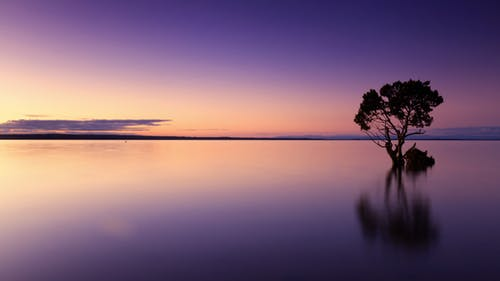
#> input picture Interpolation-Inverse Mapping/pexels.jpeg, 500 x 281 px
$ python interpolation.py
#> lines starting #> are read from the running program, lines starting #| are printed output that depends on the picture
import cv2
import numpy
import math

a=math.pi/4

img = cv2.imread("pexels.jpeg")
#> img is the input picture: shape (281, 500, 3); mean B, G, R 119.3, 98.8, 130.3
dim = img.shape
#> dim = (281, 500, 3)

imgt = numpy.zeros((int(abs(dim[0]*math.cos(a))+abs(dim[1]*math.sin(a))),int(abs(dim[0]*math.sin(a))+abs(dim[1]*math.cos(a))),3), numpy.uint8)
dimt = imgt.shape
#> dimt = (552, 552, 3)

imgf = numpy.zeros((int(abs(dimt[0]*math.cos(a))+abs(dimt[1]*math.sin(a)))+1,int(abs(dimt[0]*math.sin(a))+abs(dimt[1]*math.cos(a)))+1,3), numpy.uint8)
dimf = imgf.shape
#> dimf = (781, 781, 3)

org=[0,0]
org[0]=((dimf[0]-dim[0]-1)//2)
org[1]=((dimf[1]-dim[1]-1)//2)

for i in range(dim[0]):
	for j in range(dim[1]):
		imgf[i+org[0]][j+org[1]]=img[i][j]
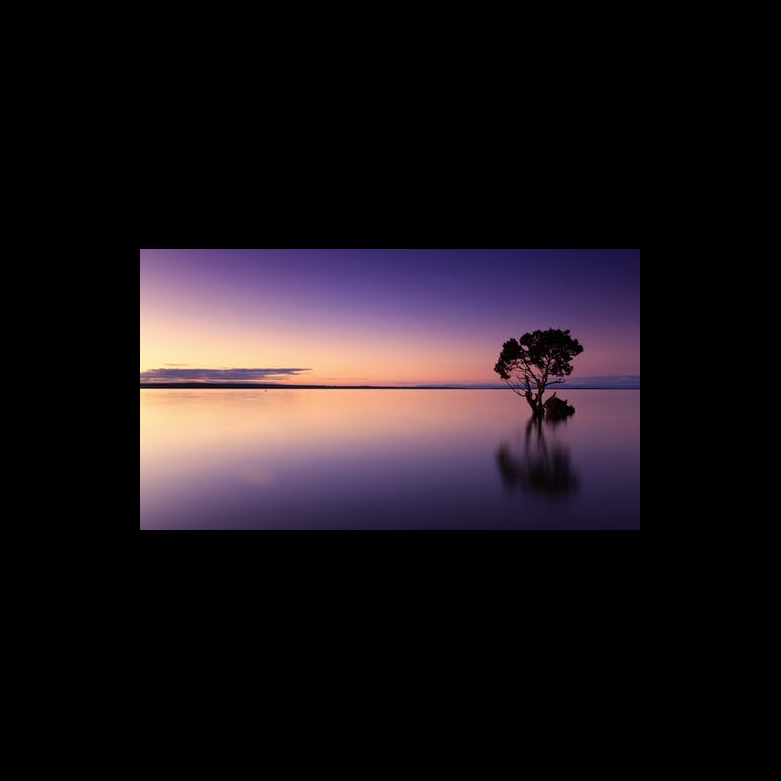
#> imgf: shape (781, 781, 3); mean B, G, R 27.5, 22.8, 30

pos = numpy.zeros((dimt[0]*dimt[1],2), numpy.uint16)

k=0
for i in range(dimt[0]):
	for j in range(dimt[1]):
		pos[k]=[i,j]
		k+=1
#> after the loop, k = 304704

mat = numpy.array([[math.cos(-a),-math.sin(-a)],[math.sin(-a),math.cos(-a)]])
newPos=numpy.dot(pos,mat)
pos=newPos.copy()

minx=pos.min(axis=0)
#> minx = [-389.6, 0]

#1
for i in range(k):
	pos[i][0]+=(-minx[0])
	pos[i][1]+=(-minx[1])
	pos[i][0]=(round(pos[i][0]))
	pos[i][1]=(round(pos[i][1]))
	k-=1
#> after the loop, k = 0

pos=pos.astype(int)

k=0
for i in range(dimt[0]):
	for j in range(dimt[1]):
		imgt[i][j]=imgf[pos[k][0]][pos[k][1]]
		k+=1
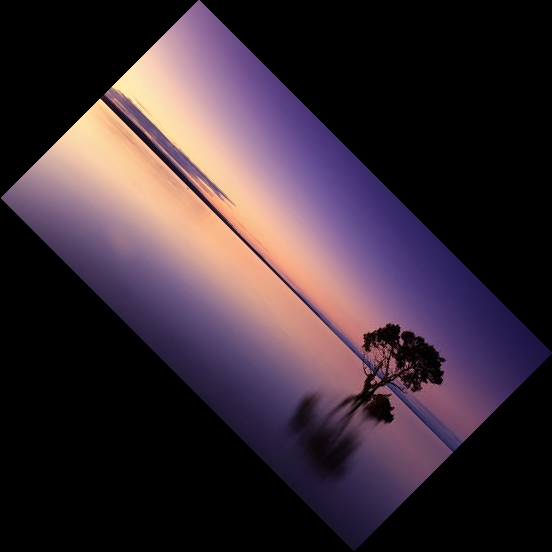
#> imgt: shape (552, 552, 3); mean B, G, R 54.9, 45.5, 60
#> after the loop, k = 304704

cv2.imshow("original",img)
cv2.imshow("NearestNeighbour",imgt)

cv2.imwrite("original.jpg",img)
cv2.imwrite("NearestNeighbour.jpg",imgt)

#2
for i in range(k):
	newPos[i][0]+=(-minx[0])
	newPos[i][1]+=(-minx[1])
	k-=1
#> this loop made 304704 passes
#> k on passes 1 to 3: 304703, 304702, 304701
#> after the loop, k = 0; newPos = 304704 pairs, first value 0 to 779.2, second value 0 to 779.2

k=0
for i in range(dimt[0]):
	for j in range(dimt[1]):
		if math.ceil(newPos[k][0])==newPos[k][0]:
			x=numpy.array([[0.5,0.5]])
		else:
			x=numpy.array([[ math.ceil(newPos[k][0])-newPos[k][0] , newPos[k][0]-math.floor(newPos[k][0])]])

		if math.ceil(newPos[k][1])==newPos[k][1]:
			y=numpy.array([	[0.5],[0.5] ])
		else:
			y=numpy.array([	[math.ceil(newPos[k][1])-newPos[k][1]],
						[newPos[k][1]-math.floor(newPos[k][1])] ])

		points=numpy.array([
					[imgf[math.floor(newPos[k][0])][math.floor(newPos[k][1])], imgf[math.floor(newPos[k][0])][math.ceil(newPos[k][1])]],
					[imgf[math.ceil (newPos[k][0])][math.floor(newPos[k][1])], imgf[math.ceil (newPos[k][0])][math.ceil(newPos[k][1])]]
			   ])

		val=numpy.dot(x,points)

		for l in range(3):
			imgt[i][j][l]=numpy.dot(val[:,:,l],y)
		k+=1
#> after the loop, k = 304704

cv2.imshow("bilinear",imgt)
cv2.imshow("bilinear.jpg",imgt)
cv2.waitKey(0)
cv2.destroyAllWindows()
